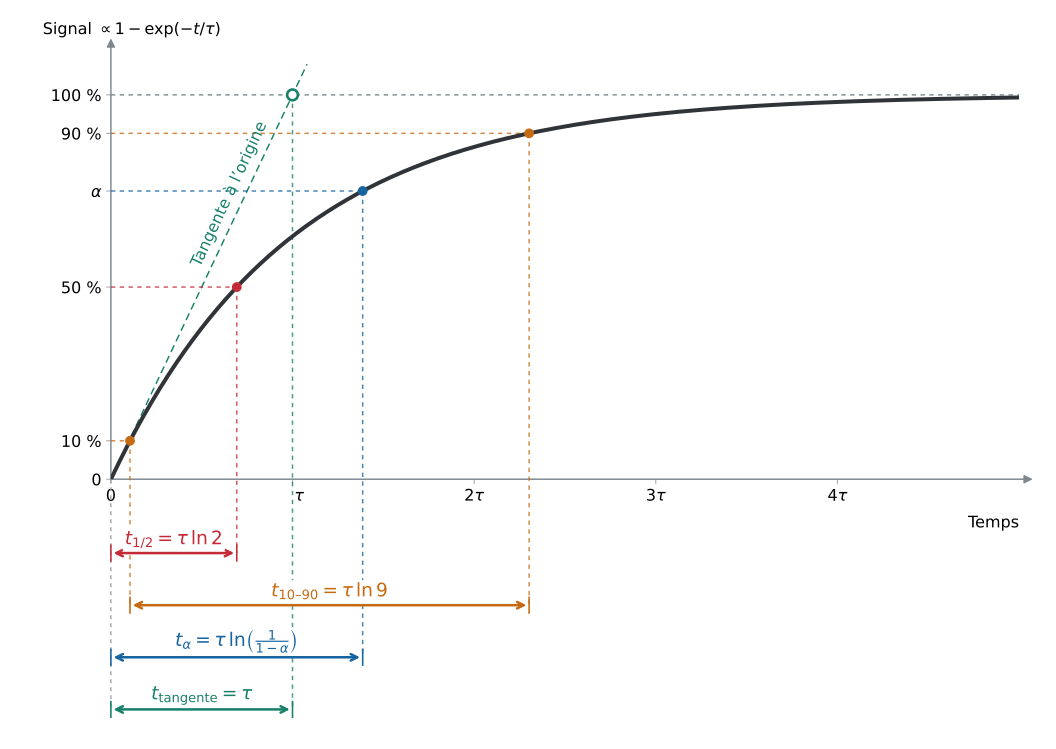

Here is the Python script that generated this plot:
"""Montée exponentielle : définitions graphiques des temps caractéristiques."""
from pathlib import Path
import os
os.environ.setdefault('MPLCONFIGDIR', '/tmp/matplotlib-rcmes')
import numpy as np
import matplotlib
matplotlib.use('Agg')
import matplotlib.pyplot as plt
from matplotlib.transforms import ScaledTranslation

out = Path(__file__).resolve().parent
plt.rcParams.update({'font.family': 'DejaVu Sans', 'font.size': 12,
                     'axes.spines.top': False, 'axes.spines.right': False})
fig, ax = plt.subplots(figsize=(11, 7.8))
fig.subplots_adjust(left=.105, right=.965, top=.94, bottom=.36)
blue, orange, purple, green = '#1764a0', '#c66b13', '#c42b38', '#19816b'
# alpha est la fraction atteinte de la valeur limite.
tau = 1.0
alpha = 0.75

def response(t):
    return 1 - np.exp(-t / tau)

def crossing(p):
    return -tau * np.log(1 - p)

th, t10, t90 = [crossing(p) for p in [.5, .1, .9]]
talpha = tau * np.log(1 / (1 - alpha))
ttan = tau
t = np.linspace(0, 5 * tau, 1000)
ax.plot(t, response(t), color='#303438', lw=3, zorder=4)
ax.axhline(1, color='#63717c', lw=1.1, ls=(0,(3,3)), alpha=.8)
ax.plot([0,ttan*1.08], [0,1.08], color=green, lw=1.1, ls=(0,(5,3)))
ax.scatter([ttan],[1], s=65, facecolors='white', edgecolors=green, linewidths=2, zorder=6)
ax.text(.49*tau,.55,'Tangente à l’origine', color=green, fontsize=12,
        rotation=65, rotation_mode='anchor')
ax.set_xlim(0,5*tau)
ax.set_ylim(0,1.13)
ax.set_yticks([0,.1,.5,alpha,.9,1], ['0','10 %','50 %',r'$\alpha$','90 %','100 %'])
ax.set_xticks(np.arange(5) * tau, ['0', r'$\tau$', r'$2\tau$', r'$3\tau$', r'$4\tau$'])
# Décaler seulement l'étiquette tau, en conservant sa graduation à t = tau.
tau_label = ax.get_xticklabels()[1]
tau_label.set_transform(tau_label.get_transform() +
                        ScaledTranslation(5 / 72, 0, fig.dpi_scale_trans))
ax.set_xlabel('Temps', loc='right', labelpad=8)
ax.text(-.075, 1.025, r'Signal $\propto 1-\exp(-t/\tau)$', transform=ax.transAxes, ha='left')
ax.spines[['left','bottom']].set_visible(False)
# Axes fléchés, indépendants des repères de construction.
for endpoint in [(1.015, 0), (0, 1.015)]:
    ax.annotate('', xy=endpoint, xytext=(0, 0), xycoords='axes fraction',
                arrowprops=dict(arrowstyle='-|>', color='#7d8790', lw=1.1,
                                mutation_scale=13, shrinkA=0, shrinkB=0),
                annotation_clip=False, zorder=2)
ax.tick_params(color='#a1aab2')
trans = ax.get_xaxis_transform()
def guide(x,level,row,color):
    ax.plot([0,x],[level,level], color=color, lw=1.1, ls=(0,(3,3)), alpha=.8)
    ax.plot([x,x],[level/ax.get_ylim()[1],row], transform=trans,
            color=color, lw=1.1, ls=(0,(3,3)), alpha=.8, clip_on=False)
    ax.scatter([x],[level], s=40, color=color, zorder=6)
def interval(a,b,row,color,label):
    ax.annotate('',xy=(a,row),xytext=(b,row),xycoords=trans,
                arrowprops=dict(arrowstyle='<->',color=color,lw=1.9),annotation_clip=False)
    for x in [a,b]:
        ax.plot([x,x],[row-.018,row+.018],transform=trans,color=color,lw=1.2,clip_on=False)
    ax.text((a+b)/2,row+.010,label,transform=trans,ha='center',va='bottom',
            color=color,fontsize=14,clip_on=False,
            bbox=dict(facecolor='white',edgecolor='none',pad=1.5))
# Les projections se prolongent jusqu'à la flèche propre à chaque définition.
for x,level,row,color in [(th,.5,-.17,purple),(t10,.1,-.29,orange),
                           (t90,.9,-.29,orange),(talpha,alpha,-.41,blue)]:
    guide(x,level,row,color)
ax.plot([ttan,ttan],[1/1.13,-.53], transform=trans, color=green,
        lw=1.1, ls=(0,(3,3)), alpha=.8, clip_on=False)
ax.plot([0,0],[0,-.53],transform=trans,color='#9aa4ad',lw=1,
        ls=(0,(3,3)),clip_on=False)
interval(0,th,-.17,purple,r'$t_{1/2}=\tau\,\ln 2$')
interval(t10,t90,-.29,orange,r'$t_{10–90}=\tau\,\ln 9$')
interval(0,talpha,-.41,blue,r'$t_{\alpha}=\tau\,\ln\!\left(\frac{1}{1-\alpha}\right)$')
interval(0,ttan,-.53,green,r'$t_{\mathrm{tangente}}=\tau$')
for ext in ['png','svg']:
    fig.savefig(out/f'{Path(__file__).stem}.{ext}', dpi=200, facecolor='white')
plt.close(fig)
